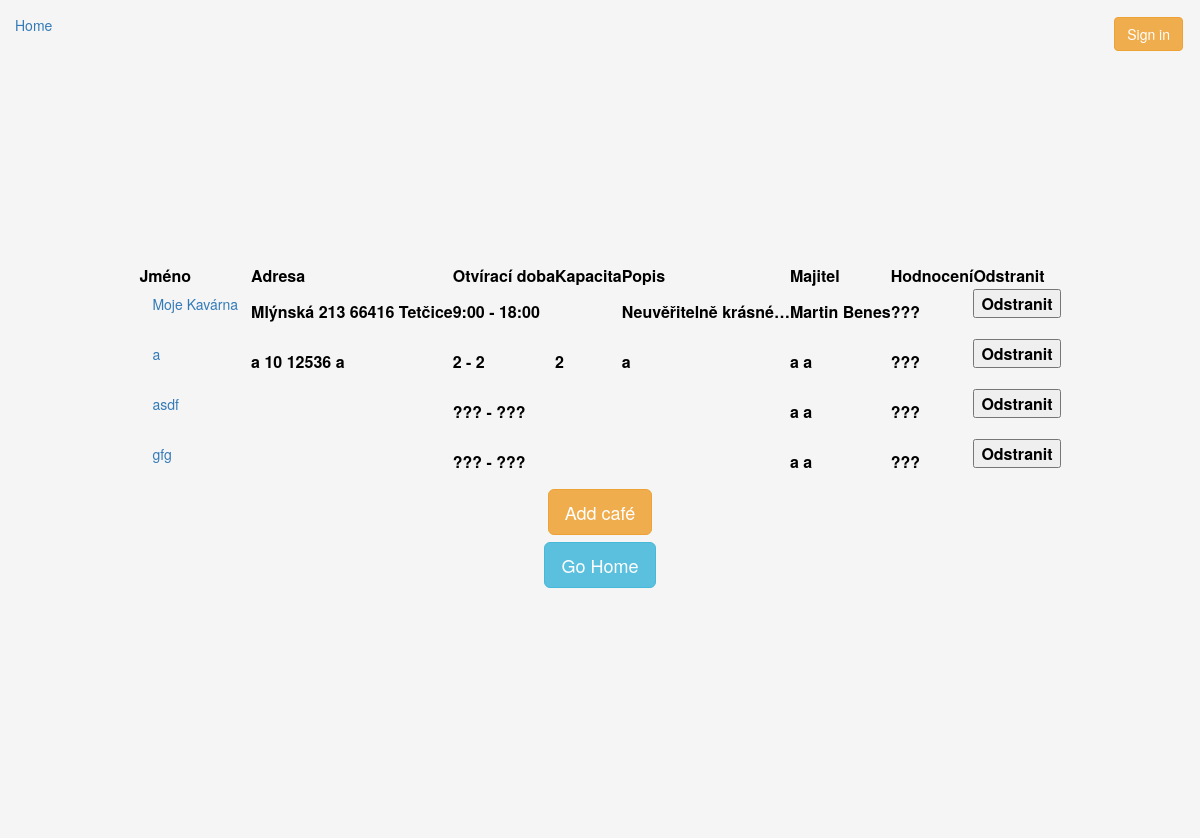
/cafes/, run on the app's committed database.
### kavarna/models.py (models this page shows, shortened)
class Cafe(models.Model):
    name = models.CharField(max_length=64)
    street = models.CharField(max_length=64, blank=True, default='')
    housenumber = models.PositiveIntegerField(blank=True, default=0) # needs to be changed
    city = models.CharField(max_length=64, blank=True, default='')
    psc = models.CharField(max_length=64, blank=True, default='')
    opensAt = models.CharField(max_length=64, blank=True, default='')
    closesAt = models.CharField(max_length=64, blank=True, default='')
    capacity = models.PositiveSmallIntegerField(blank=True, default=0)
    description = models.TextField(blank=True, default='')
    owner = models.ForeignKey(User, on_delete=models.CASCADE)
    offers_coffee = models.ManyToManyField(Coffee)

### kavarna/views.py (the view)
# urls.py: path('cafes/', views.cafes, name='cafes'),
def cafes(request):
    d = generateDict(request)
    if 'message' in d:
        return errLogout(request, d)
    if request.method == 'POST':
        pk = request.POST.get('pk')
        models.Cafe.objects.get(pk=pk).delete()
        return HttpResponseRedirect('')
    d['cafes_list'] = models.Cafe.objects.all()
    d['users_list'] = User.objects.all()
    d['drinkers_list'] = models.Drinker.objects.all()
    return render(request, "cafes.html", d)

### kavarna/core.py (called while the page is built)
def generateDict(request):
    try:
        email = request.COOKIES['user']
        if User.objects.get(email=email) != None:
            d = {'loggeduser'    : User.objects.get(email=email),
                 'loggeddrinker' : models.Drinker.getData(email) }
        else:
            d = {'message'   : 'Unknown user'}
    except:
        d = {}
    d['key'] = request.GET.get('key', '')
    return d

### kavarna/templates/cafes.html (shortened to what this page needs)
{% extends "titlepage.html" %}
{% block content %}
<table>
    <tr>
        <th>Jméno</th>
        <th>Adresa</th>
        <th>Otvírací doba</th>
        <th>Kapacita</th>
        <th>Popis</th>
        <th>Majitel</th>
        <th>Hodnocení</th>
        <th>Odstranit</th>
    </tr>
    {% for a in cafes_list %}
    <tr>
        <th>
            <form method="get" action="/cafe">
                <button class="btn btn-link" type="Submit">{{a.name}}</button>
            </form>
        </th>
        <th>{{a.street|default:""}} {{a.housenumber|default:""}} {{a.psc|default:""}} {{a.city|default:""}}</th>
        <th>{{a.opensAt|default:"???"}} - {{a.closesAt|default:"???"}}</th>
        <th>{{a.capacity|default:""}}</th>
        <th>{{a.description|default:""|truncatechars:20}}</th>
        <th>{{a.owner.first_name}} {{a.owner.last_name}}</th>
        <th>???</th>
        <th>
            <form method="post" action="">{% csrf_token %}
                <button type="Submit">Odstranit</button>
            </form>
        </th>
    </tr>
    {% endfor %}
</table>
<div class="row hcentralize">
    <a href="{% url 'addcafe' %}"><button class="btn btn-lg btn-warning" type="submit">Add café</button></a>
</div>
<div class="row hcentralize">
    <a href="{% url '' %}"><button class="btn btn-lg btn-info" type="submit">Go Home</button></a>
</div>
{% endblock %}

### kavarna/static/kavarna/styles.css (style rules this page uses)
html, body { height: 100%; }
.backgrounder { background-color: #f5f5f5; color: black; }
.hcentralize { display: -ms-flexbox; display: -webkit-box; display: flex; -ms-flex-align: center; -ms-flex-pack: center; -webkit-box-align: center; -webkit-box-pack: center; justify-content: center; }
input, .btn-warning, .btn-primary { margin: 2px; }
.btn-info { margin: 5px; }

### data on the page
Cafe: name "Moje Kavárna", street "Mlýnská", housenumber "213", psc "66416", city "Tetčice", opensAt "9:00", closesAt "18:00", description "Neuvěřitelně krásné…", owner.first_name "Martin", owner.last_name "Benes"
Cafe: name "a", street "a", housenumber "10", psc "12536", city "a", opensAt "2", closesAt "2", capacity "2", description "a", owner.first_name "a", owner.last_name "a"
Cafe: name "asdf", opensAt "???", closesAt "???", owner.first_name "a", owner.last_name "a"
Cafe: name "gfg", opensAt "???", closesAt "???", owner.first_name "a", owner.last_name "a"
